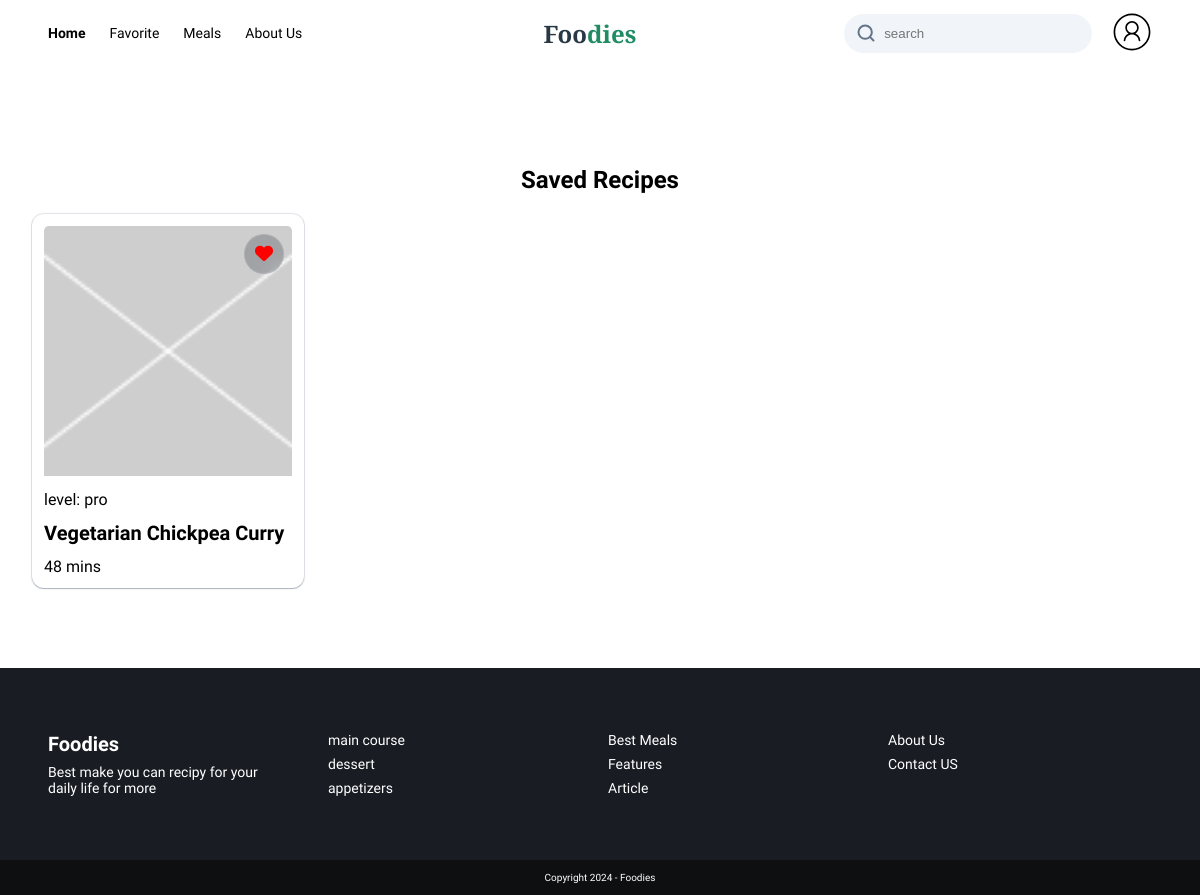
The page /favorite/ (signed in) on the database as committed earlier.
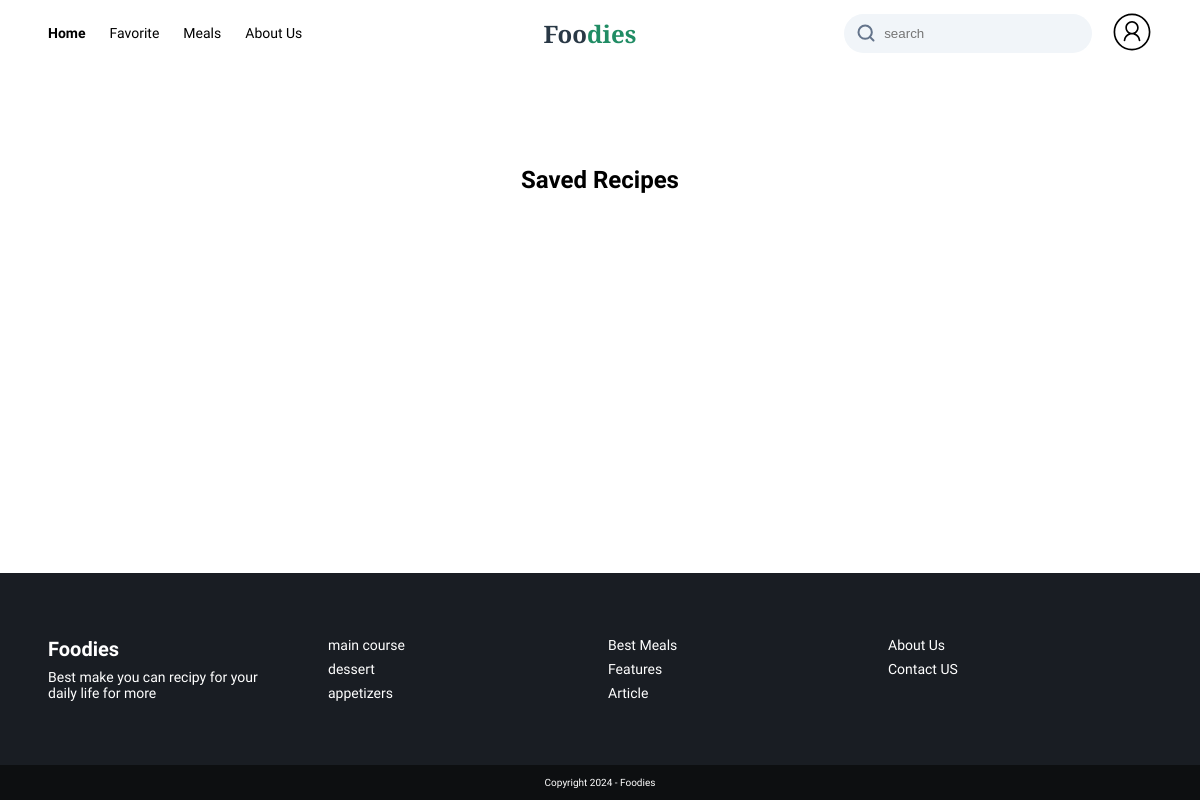
The same page on the database as committed later.
### recipes/models.py (models this page shows, shortened)
class Recipe(models.Model):
    id = models.AutoField(primary_key=True)
    date = models.DateField(auto_now_add=True)
    name = models.CharField(max_length=100)
    publisher = models.ForeignKey(Publisher, on_delete=models.CASCADE, related_name="PublishInfo")
    description = models.TextField(null=False, blank=False)
    duration = models.PositiveIntegerField(null=True, blank=True)
    level = models.ForeignKey(Level, on_delete=models.CASCADE, name='Level')
    category = models.ForeignKey(Category, on_delete=models.CASCADE, related_name="recipes")
    ingredients = models.ManyToManyField(Ingredient, through='RecipeIngredient', related_name='recipes')
    steps = models.TextField(null=False, blank=False)
    image_link = models.CharField(max_length=1000, default='defaultImage')

class Level(models.Model):
    name = models.CharField(max_length=100)
    def __str__(self):
        return f"level: {self.name}"

### recipes/views.py (the view)
# urls.py: path('favorite/', views.favorite, name="favorite"),
def favorite(request):
    if request.user.is_authenticated:
        recipes = Recipe.objects.all()
        RecipeIngredients = RecipeIngredient.objects.all()
        bookmarks = None
        user = request.user
        bookmarks = Bookmark.objects.filter(user=user).select_related("recipe")
        Categories = Category.objects.all()
        return render(request, 'recipes/favorite.html', {
            'recipes': recipes,
            'RecipeIngredients': RecipeIngredients,
            'bookmarks': bookmarks,
            'Categories': Categories,
        })
    else:
        return redirect(reverse('users:login_view'))

### recipes/templatetags/bookmark_filter.py (called while the page is built)
@register.filter(name='check_bookmark')
def check_bookmark(user, recipe_id):
    return Bookmark.objects.filter(user=user, recipe_id=recipe_id).exists()

### recipes/templatetags/divisibleby.py (called while the page is built)
@register.filter(name='divisibleby')
def divisibleby(number, divisor):
    return number % divisor == 0

### templates/recipes/favorite.html (shortened to what the changed rows need)
{% load static %}
{% load bookmark_filter %}
{% load divisibleby %}
<!DOCTYPE html>
<html lang="en">
<head>
    <link rel="stylesheet" href="{% static 'recipes/style/header.css' %}?{% now 'U' %} ">
    <link rel="stylesheet" href="{% static 'recipes/style/favorite.css' %}?{% now "U" %}"/>
</head>
<body>
<header>
    <div class="logo">
        <h1>
            <a href="{% url 'index' %}">Foo<span>dies</span></a>
        </h1>
    </div>
</header>
<div class="my-recipes">
    <div class="my-recipes-wrapper">
        <div class="carts-container">
            <div class="rows">
                {% for recipe in recipes %}
                    {% if request.user|check_bookmark:recipe.id %}
                        <div class="cart">
                            <div class="cart-top">
                                {% if recipe.image_link == 'defaultImage' %}
                                    <img src="{% static 'Assets/defaultImage.png' %}" alt="Default Image">
                                {% else %}
                                    <img src="{{ recipe.image_link }}" alt="{{ recipe.name }} Image">
                                {% endif %}
                                 <form method="POST" id="form-{{ recipe.id }}" class="like-icon"
                                      action="{% url 'add_to_favorites' recipe_id=recipe.id %}">
                                    <div>
                                        {% if request.user.is_authenticated %}
                                            {% if request.user|check_bookmark:recipe.id %}
                                                <i class="fa-solid marked favorite-icon fa-heart"
                                                   id="icon-{{ recipe.id }}" recipeID="{{ recipe.id }}"></i>
                                            {% else %}
                                                <i class="fa-regular favorite-icon fa-heart" id="icon-{{ recipe.id }}"
                                                   recipeID="{{ recipe.id }}"></i>
                                            {% endif %}
                                        {% else %}
                                            <i class="fa-regular favorite-icon fa-heart" id="icon-{{ recipe.id }}"
                                               recipeID="{{ recipe.id }}"></i>
                                        {% endif %}
                                    </div>
                                </form>
                            </div>
                            <div class="cart-bottom">
                                <div class="rec-details">
                                    <p class="rec-level ">{{ recipe.Level }}</p>
                                    <h3 class="rec-name"><a style="color:black"
                                                            href="{% url 'recipe_details' recipe.id %}">{{ recipe.name }}</a>
                                    </h3>
                                </div>
                                <div class="addition-details">
                                    <p>{{ recipe.duration }} mins</p>
                                </div>
                            </div>
                        </div>
                    {% endif %}
                    {% if forloop.counter|divisibleby:5 and not forloop.last %}
                       </div><div class="rows">
                    {% endif %}
                {% empty %}
                    <h1>Empty</h1>
                {% endfor %}
            </div>
        </div>
    </div>
</div>
<footer>
    <div class="top">
        <div class="col">
            <div class="logo">
                <h1>
                    <a href="{% url 'index' %}">Foo<span>dies</span></a>
                </h1>
            </div>
        </div>
    </div>
</footer>
</body>
</html>

Rows that differ between the two databases and show on the page:
removed Recipe: Level "level: pro", name "Vegetarian Chickpea Curry", duration "48"
